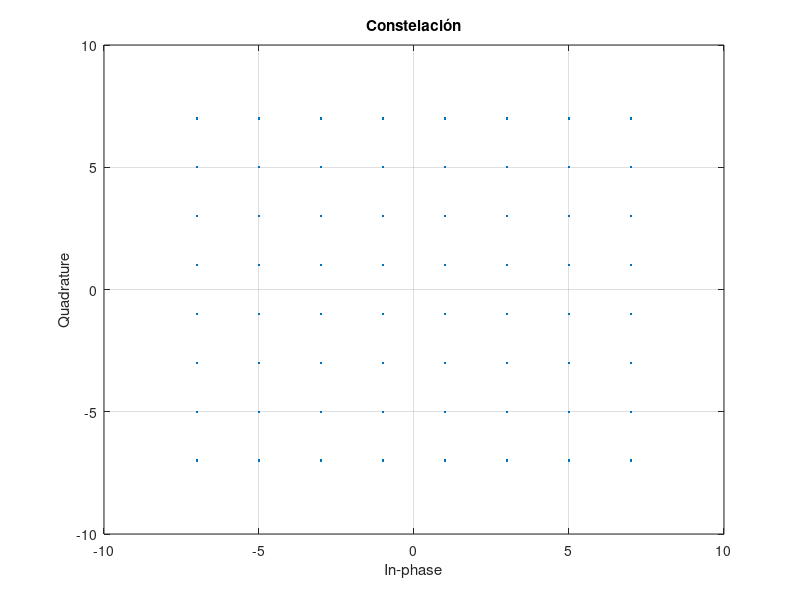
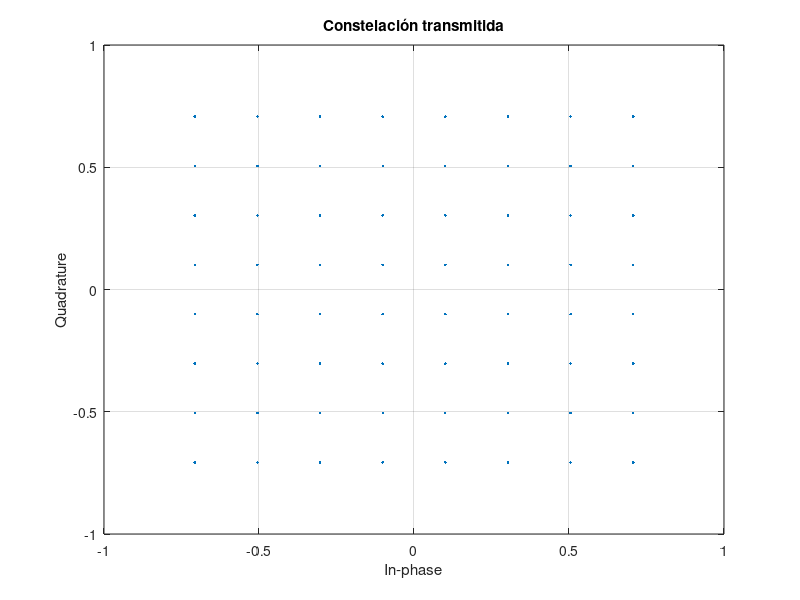
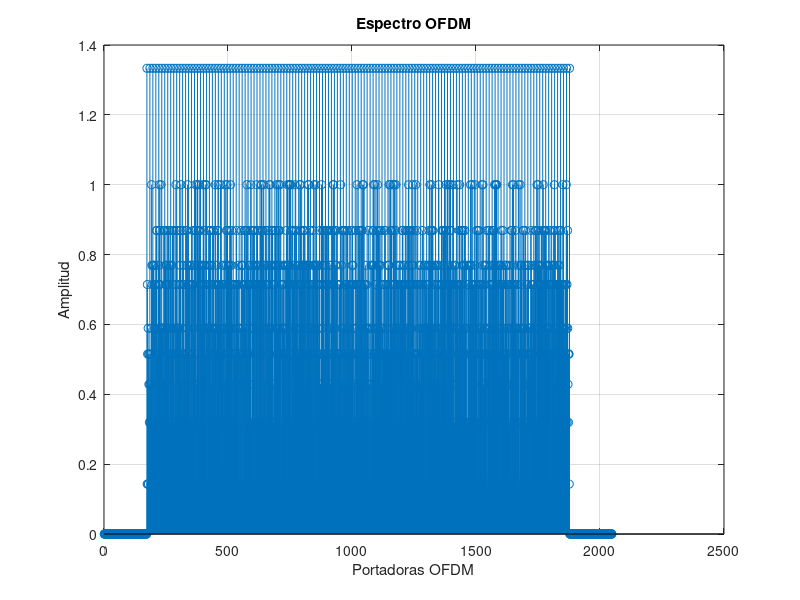
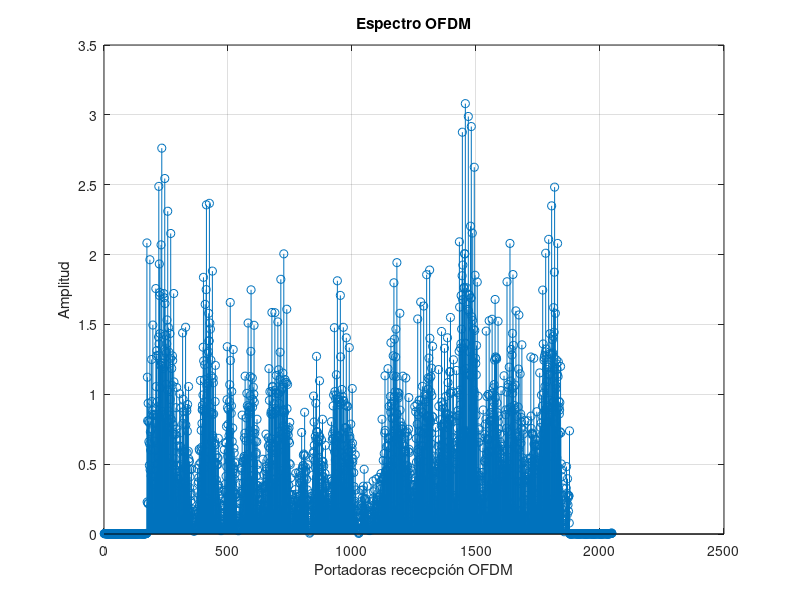

Here is the MATLAB script that generated these plots, in order:
clear;
close all;
%% comentario
%% Configuración del sistema OFDM
NUM_SYMB = 10;       % Número de símbols a transmitir
SEED=100;            % Semilla para el generador de números aleatorios
CONSTEL = '64QAM';    % Constelación utilizada QPSK, 16AQM o 64QAM
MODO = '2K';        % 2K, 8K (la K en mayúscula)
SNR=200;             %SNR en dB
CP = 1/32;          % Cyclic prefix

tic

% Inicializamos el generador de números aleatorios con la semilla

rng(SEED);

% El número de portadoras y el tiempo útil dependen del modo
% El número total de portadoras transmitida será el mínimo número potencia de 2 mayor que n_portadoras
switch MODO
    case '2K'
        N_portadoras = 1705;
        T_U = 224e-6;        % Tiempo útil
        NFFT=2048;
    case '8K'
        N_portadoras = 6817;
        T_U = 896e-6;
        NFFT=8192;
end

N_pilotos = ceil(N_portadoras/12);  % Pilotos insertados cada 12 posiciones
NDATA=N_portadoras- N_pilotos;   
NCP = NFFT*CP;          % Número de muestras del prefijo cíclico

PLOC=1:12:N_portadoras; % Vector auxiliar con las posiciones de los pilotos

% Dibujamos la constelación siguiendo el esquema de codifiación gray del
% estándar DVB-T
switch CONSTEL
    case 'QPSK'
        C=[1+1i 1-1i -1+1i -1-1i];  % Constelación
        M=2;      % Nº de bits
        norma = sqrt(2);
    case '16QAM'
        C = [3+3i 3+1i 1+3i 1+1i 3-3i 3-1i 1-3i 1-1i -3+3i -3+1i -1+3i -1+1i -3-3i -3-1i -1-3i -1-1i];
        M=4;
        norma = sqrt(18);
    case '64QAM'
        C = [7+7i 7+5i 5+7i 5+5i 7+1i 7+3i 5+1i 5+3i 1+7i 1+5i 3+7i 3+5i 1+1i 1+3i 3+1i 3+3i 7-7i 7-5i 5-7i 5-5i 7-1i 7-3i 5-1i 5-3i 1-7i 1-5i 3-7i 3-5i 1-1i 1-3i 3-1i 3-3i -7+7i -7+5i -5+7i -5+5i -7+1i -7+3i -5+1i -5+3i -1+7i -1+5i -3+7i -3+5i -1+1i -1+3i -3+1i -3+3i -7-7i -7-5i -5-7i -5-5i -7-1i -7-3i -5-1i -5-3i -1-7i -1-5i -3-7i -3-5i -1-1i -1-3i -3-1i -3-3i];
        M=6;
        norma = sqrt(98);
end

% Dibujo de la constelación
scatterplot(C);
grid
title('Constelación')

%% Transmisor
% Generación de los bits a transmitir
numbits = NUM_SYMB*NDATA*M;
bits_tx = rand(numbits, 1)>0.5; % numbits x 1

% Bits to symbols
aux  = reshape(bits_tx, M, []).'; % numbits/M x M
symb = zeros(size(aux, 1),1);     % numbits/M x 1
for k=1:M
    symb = symb + (2^(k-1))*aux(:,k); % primera columna = lsb 
end

% Mapper
const_points = C(symb+1); % numbits/M x 1
const_points = const_points./(norma);

% Constelación transmitida (normalizada)
scatterplot(const_points);
grid
title('Constelación transmitida') 

% Símbolos OFDM en frecuencia (rejilla tiempo frecuencia)
ofdm_freq = zeros(NFFT, NUM_SYMB); % NFFT x NUM_SYMB
ofdm_util = ofdm_freq(ceil((NFFT-N_portadoras)/2)+(1:N_portadoras),:);

% Se generan los pilotos, asignando un signo mediando el registro PRBS
registro = ones(1,11);
pilotos = zeros(N_portadoras,1);
for n = 1:N_portadoras
    pilotos(n,:) = 4/3*2*(0.5-registro(end));
    registro = [xor(registro(end),registro(end-2)),registro(1:(end-1))];
end

ofdm_util(PLOC,:) = pilotos(PLOC,1)*ones(1,NUM_SYMB); % Colocamos los pilotos
ofdm_util(ofdm_util==0) = const_points; % Rellenamos el resto con la constelación transmitida
ofdm_freq(ceil((NFFT-N_portadoras)/2)+(1:N_portadoras),:) = ofdm_util; % Completamos las 204

figure
stem(abs(ofdm_freq(:,1))); % Pintamos un único símbolo
grid
xlabel('Portadoras OFDM');
ylabel('Amplitud');
title('Espectro OFDM')
% Estamos representando el módulo (abs()), todos los pilotos se muestran positivos aunque tengan distintos signos 


% ifftshift permite pasar de una representación del espectro con el f=0 en el
% centro a una representación con f=0 a la izquierda.
% Importante el 1 para hacer la transformación en la dimensión correcta
ofdm_freq=ifftshift(ofdm_freq, 1); % NFFT x NUM_SYMB


% Modulacion OFDM
% Importante el 1 para hacer la transformación en la dimensión correcta
ofdm_time = ifft(ofdm_freq, NFFT, 1); % NFFT x NUM_SYMB

% Prefijo cíclico de forma matricial
ofdm_time = [ofdm_time(end-(NCP-1):end, :); ofdm_time];

% Salida secuencial (el : lee por columnas)
tx = ofdm_time(:); % (NFFT+NCP)·NUM_SYMB x 1
 
% figure
% plot(real(tx), 'b-');
% hold on
% plot(imag(tx), 'r-');
% xlabel('Muestras temporales');
% ylabel('Amplitud');
% legend('real', 'imag');
% grid
% title('Señal OFDM en el tiempo')

%Espectro de la señal transmitida
% figure
% pwelch(tx);

%% Canal AWGN


% Canal real

parametros = [0.057662 1.003019 4.855121
0.176809 5.422091 3.419109
0.407163 0.518650 5.864470
0.303585 2.751772 2.215894
0.258782 0.602895 3.758058
0.061831 1.016585 5.430202
0.150340 0.143556 3.952093
0.051534 0.153832 1.093586
0.185074 3.324866 5.775198
0.400967 1.935570 0.154459
0.295723 0.429948 5.928383
0.350825 3.228872 3.053023
0.262909 0.848831 0.628578
0.225894 0.073883 2.128544
0.170996 0.203952 1.099463
0.149723 0.194207 3.462951
0.240140 0.924450 3.664773
0.116587 1.381320 2.833799
0.221155 0.640512 3.334290
0.259730 1.368671 0.393889];

rho_i = parametros(:,1);
tau_i = parametros(:,2)*10^-6;
theta_i = parametros(:,3);


delta_f = 1/T_U; % Separación entre portadoras depende del tiempo útil
k = (-NFFT/2:NFFT/2-1); % Tantos elementos como portadoras, centradas en cero

% Implementación matricial del sumatorio de taps del canal
H_real = ((rho_i.*exp(-1i*theta_i)).'*(exp(-1i*2*pi*k*delta_f.*tau_i))).';

% El canal real se representa más adelante justo con la estimación


% Pasamos a tiempo para realizar la convolución con la señal transmitida
h_real_tiempo = ifft(ifftshift(H_real),NFFT,1);

rx_antena = conv(h_real_tiempo,tx);
rx_antena = rx_antena(1:end-(NFFT-1),1);

% rx_antena = tx; % Esta línea anula efecto del canal, esta prueba se
                  % realizó para comprobar que las constelaciones estaban 
                  % bien escritas

% figure
% plot(real(rx_antena), 'b-');
% hold on
% plot(imag(rx_antena), 'r-');
% xlabel('Muestras temporales');
% ylabel('Amplitud');
% legend('real', 'imag');
% grid
% title('Señal OFDM recibida en el tiempo')


% Ruido
Ps = mean(tx.*conj(tx)); % Potencia de señal
nsr = 10^(-SNR/10);      % Pn/Ps

noise = (randn(size(tx))+1i*randn(size(tx))) / sqrt(2); % Ruido complejo de potencia 1
noise = sqrt(Ps*nsr).*noise; % Ruido complejo de potencia Ps*snr

rx = rx_antena+noise;
%rx = rx_antena; % Esta línea anula el efecto del ruido



%% Receptor 
% Operaciones inversas al transmisor 

% Convertimos la recepción en serie a una matriz con tantas columnas como
% símbolos hayamos transmitido
ofdm_time_r_NCP = reshape(rx,NFFT+NCP,NUM_SYMB);

% Nos desprendemos del prefijo cíclico
ofdm_time_r=ofdm_time_r_NCP(NCP+1:end,:); 


% Pasamos a frecuencia y nos quedamos con N_portadoras
ofdm_freq_r=fft(ofdm_time_r,NFFT,1);

ofdm_freq_r= fftshift(ofdm_freq_r,1);

ofdm_util_r =ofdm_freq_r(ceil((NFFT-N_portadoras)/2)+(1:N_portadoras),:);


figure
stem(abs(ofdm_freq_r(:,1))); % Pintamos un único símbolo
grid
xlabel('Portadoras rececpción OFDM');
ylabel('Amplitud');
title('Espectro OFDM')

% Estimación del canal

% Extraemos los pilotos, dividimos entre su valor original para estimar el
% efecto del canal en frecuencia
H_est = zeros(N_portadoras,1);
H_est(PLOC,1) = ofdm_util_r(PLOC,1)./pilotos(PLOC,1);

% Empleamos la función interp1 para interpolar los valores de los pilotos
% Está realizando una interpolación lineal, pero añadiendo un parámetro es
% inmediato realizar otro tipo de interpolación
% xq = 1:N_portadoras;
% H_est_inter = interp1(PLOC,H_est(PLOC,1),xq).';

% Implementación anterior de interpolación lineal de H_est
% se ha desechado por ser menos eficiente
x = 1:12;

b=H_est(PLOC(1:end-1));
a=(H_est(PLOC(2:end))-b)/12;
y = a*x + b;
H_est = [H_est(1); reshape(y.',N_portadoras-1,1)];

% for n = 1:N_pilotos-1 % ceil(PLOC/12)
%     b = H_est((n-1)*12+1);
%     a = (H_est(12*n+1) - H_est((n-1)*12+1))/12;
%     y = a*x + b;
%     H_est((n-1)*12+2:12*n+1) = y;
% end



% Comparamos el módulo del canal real y el estimado en frecuencia
figure, hold on, grid on, plot((-NFFT/2:NFFT/2-1)*delta_f,20*log10(abs(H_real)))
plot((-floor(N_portadoras/2):ceil(N_portadoras/2)-1)*delta_f,20*log10(abs(H_est)))
legend('H real','H est')



% Salidas del bloque con ecualizador

% División en frecuencia Tx = Rx / H_est
S_tx = ofdm_util_r./H_est;


% Quitamos los pilotos
S_tx(PLOC,:) = []; 

% Símbolos estimados (representamos 1)
figure
hold on
plot((-floor((N_portadoras-N_pilotos)/2):ceil((N_portadoras-N_pilotos)/2)-1)*delta_f,20*log10(abs(S_tx(:,1))))
legend('S_tx')

% El último paso es 'traducir' los símbolos recibidos en bits según la constelación elegida 

% Concatenar los bits recibidos
rx_constel = reshape(S_tx,(N_portadoras-N_pilotos)*NUM_SYMB,1).';

scatterplot(rx_constel);

% Demap
% Traducción a bits en función de la constelación transmitida
switch CONSTEL
    case 'QPSK'
        bits_rx = zeros(1,length(rx_constel)*2);
        bits_rx(2:2:end) = real(rx_constel)<0;
        bits_rx(1:2:end) = imag(rx_constel)<0;
    case '16QAM'
        bits_rx = zeros(1,length(rx_constel)*4);
        bits_rx(4:4:end) = real(rx_constel)<0;
        bits_rx(3:4:end) = imag(rx_constel)<0;
        bits_rx(2:4:end) = abs(real(rx_constel))<(2/norma);
        bits_rx(1:4:end) = abs(imag(rx_constel))<(2/norma);
    case '64QAM'
        bits_rx = zeros(1,length(rx_constel)*6);
        bits_rx(6:6:end) = real(rx_constel)<0;
        bits_rx(5:6:end) = imag(rx_constel)<0;
        bits_rx(4:6:end) = abs(real(rx_constel))<(4/norma);
        bits_rx(3:6:end) = abs(imag(rx_constel))<(4/norma);
        bits_rx(2:6:end) = abs(real(rx_constel))<(6/norma) & abs(real(rx_constel))>(2/norma);
        bits_rx(1:6:end) = abs(imag(rx_constel))<(6/norma) & abs(imag(rx_constel))>(2/norma);
end

% Cálculo de la BER viendo las diferencias entre los bits transmitidos y
% los recibidos
diferencia = mean(abs(H_real(ceil((NFFT-N_portadoras)/2+1):end-floor((NFFT-N_portadoras)/2))-H_est).^2);
BER = mean(xor(bits_rx, bits_tx.'));

fprintf(1,'CONSTEL = %s, SNR = %ddB, MODO = %s, CP = 1/%d\n',CONSTEL,SNR,MODO,1/CP);
fprintf(1, 'BER = %f\n', BER);
fprintf(1, 'mse estimación = %d\n', diferencia);


toc
